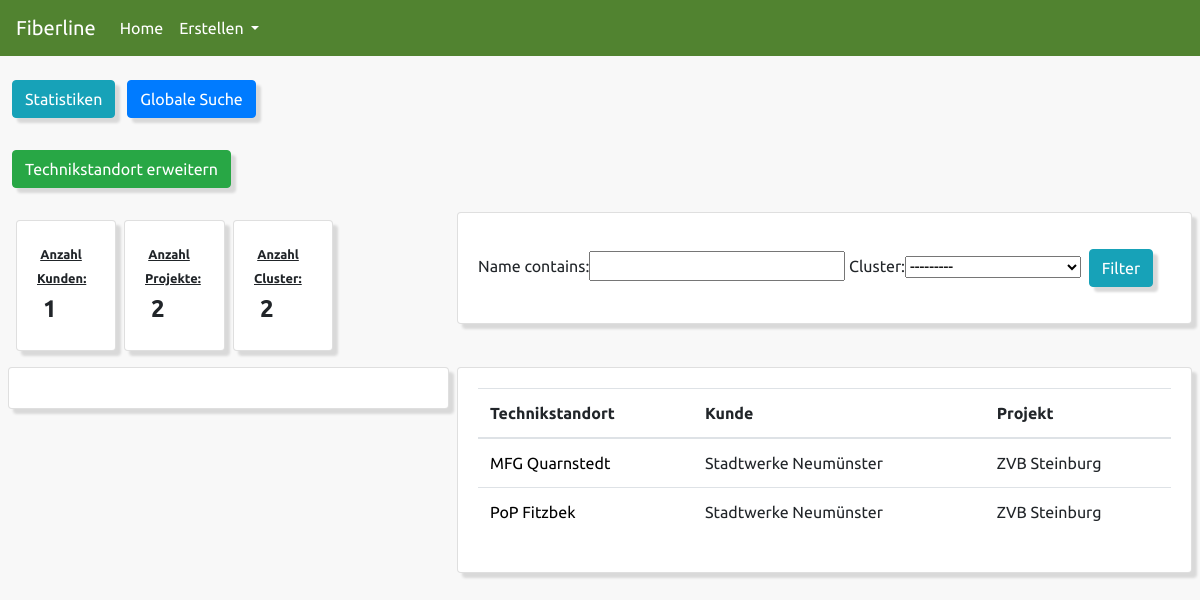
The page / on the database its author committed.
### app_fiberline/models.py (models this page shows, shortened)
class Cluster(models.Model):
    name = models.CharField(max_length=100, null=False, blank=False, unique=True)
    customer = models.ForeignKey(Customer, null=False, blank=False, on_delete=models.CASCADE)
    project = models.ForeignKey(Project, null=False, blank=False, on_delete=models.CASCADE)
    user_created = models.CharField(max_length=50, null=False, blank=False)
    date_created = models.DateTimeField(auto_now_add=True)
    class Meta:
        ordering = ['name']
    def __str__(self):
        return self.name

class Technikstandort(models.Model):
    name = models.CharField(max_length=100, null=False, blank=False, unique=True)
    customer = models.ForeignKey(Customer, null=False, blank=False, on_delete=models.CASCADE)
    project = models.ForeignKey(Project, null=False, blank=False, on_delete=models.CASCADE)
    cluster = models.ForeignKey(Cluster, null=False, blank=False, on_delete=models.CASCADE)
    type = models.CharField(max_length=10, null=False, blank=False, choices=TYPES, default=TYPES[0][0])
    wdm = models.CharField(max_length=10, null=False, blank=False, choices=WDM, default=WDM[2][1])
    ies_01 = models.ForeignKey(IES, null=True, blank=True, on_delete=models.CASCADE, related_name="ies_01")
    ies_02 = models.ForeignKey(IES, null=True, blank=True, on_delete=models.CASCADE, related_name="ies_02")
    ies_03 = models.ForeignKey(IES, null=True, blank=True, on_delete=models.CASCADE, related_name="ies_03")
    ies_04 = models.ForeignKey(IES, null=True, blank=True, on_delete=models.CASCADE, related_name="ies_04")
    ies_05 = models.ForeignKey(IES, null=True, blank=True, on_delete=models.CASCADE, related_name="ies_05")
    ies_06 = models.ForeignKey(IES, null=True, blank=True, on_delete=models.CASCADE, related_name="ies_06")
    ies_07 = models.ForeignKey(IES, null=True, blank=True, on_delete=models.CASCADE, related_name="ies_07")
    ies_08 = models.ForeignKey(IES, null=True, blank=True, on_delete=models.CASCADE, related_name="ies_08")
    ies_09 = models.ForeignKey(IES, null=True, blank=True, on_delete=models.CASCADE, related_name="ies_09")
    ies_10 = models.ForeignKey(IES, null=True, blank=True, on_delete=models.CASCADE, related_name="ies_10")
    ies_11 = models.ForeignKey(IES, null=True, blank=True, on_delete=models.CASCADE, related_name="ies_11")
    ies_12 = models.ForeignKey(IES, null=True, blank=True, on_delete=models.CASCADE, related_name="ies_12")
    ies_13 = models.ForeignKey(IES, null=True, blank=True, on_delete=models.CASCADE, related_name="ies_13")
    ies_14 = models.ForeignKey(IES, null=True, blank=True, on_delete=models.CASCADE, related_name="ies_14")
    ies_15 = models.ForeignKey(IES, null=True, blank=True, on_delete=models.CASCADE, related_name="ies_15")
    user_created = models.CharField(max_length=50, null=False, blank=False)
    date_created = models.DateTimeField(auto_now_add=True)
    class Meta:
        ordering = ['name']

class Customer(models.Model):
    name = models.CharField(max_length=100, null=False, blank=False, unique=True)
    user_created = models.CharField(max_length=50, null=False, blank=False)
    date_created = models.DateTimeField(auto_now_add=True)
    class Meta:
        ordering = ['name']
    def __str__(self):
        return self.name

class Project(models.Model):
    name = models.CharField(max_length=100, null=False, blank=False, unique=True)
    customer = models.ForeignKey(Customer, null=False, blank=False, on_delete=models.CASCADE)
    user_created = models.CharField(max_length=50, null=False, blank=False)
    date_created = models.DateTimeField(auto_now_add=True)
    class Meta:
        ordering = ['name']
    def __str__(self):
        return self.name

### app_fiberline/views.py (the view)
# urls.py: path('', views.main, name="Main"),
def main(request):
    customer_db = Customer.objects.all()
    project_db = Project.objects.all()
    cluster_db = Cluster.objects.all()
    technikstandorte_db = Technikstandort.objects.all()
    tst_filter = TstFilter(request.GET, queryset=technikstandorte_db)
    technikstandorte_db = tst_filter.qs
    technikstandorte_df = read_frame(technikstandorte_db)
    technikstandorte_df['value_sum'] = 1
    customer_amount = customer_db.count()
    project_amount = project_db.count()
    cluster_amount = cluster_db.count()
    tst_grouped_df = technikstandorte_df.groupby(['type'])[['value_sum']].agg('sum').reset_index()
    chart_1_label = tst_grouped_df['type'].tolist()
    chart_1_data = tst_grouped_df['value_sum'].tolist()
    context = {'technikstandorte_db': technikstandorte_db, 'chart_1_label': chart_1_label, 'chart_1_data': chart_1_data,
               'customer_amount': customer_amount, 'project_amount': project_amount, 'cluster_amount': cluster_amount,
               'filter': tst_filter}
    return render(request, 'app_fiberline/main.html', context)

### app_fiberline/templates/app_fiberline/main.html (shortened to what this page needs)
{% extends 'app_fiberline/base.html' %}
{% block content %}
<div class="grid-container">
    <div class="content-buttons">
        <button type="button" class="btn btn-info">Statistiken</button>
        <button type="button" class="btn btn-primary">Globale Suche</button>
        <button type="button" class="btn btn-success">Technikstandort erweitern</button>
    </div>
    <div class="content-empty-top"></div>
    <div class="content-cards">
        <div class="grid-card-stats">
            <div class="content-stat-customer">
                <div class="card">
                    <div class="card-body">
                        <small>Anzahl Kunden:</small>
                        <h4>{{ customer_amount }}</h4>
                    </div>
                </div>
            </div>
            <div class="content-stat-project">
                <div class="card">
                    <div class="card-body">
                        <small>Anzahl Projekte:</small>
                        <h4>{{ project_amount }}</h4>
                    </div>
                </div>
            </div>
            <div class="content-stat-cluster">
                <div class="card">
                    <div class="card-body">
                        <small>Anzahl Cluster:</small>
                        <h4>{{ cluster_amount }}</h4>
                    </div>
                </div>
            </div>
        </div>
    </div>
    <div class="content-statistics">
        <div class="card">
            <div class="card-body">
            </div>
        </div>
    </div>
    <div class="content-filter">
        <div class="card">
            <div class="card-body">
                <form method="get">
                    {{ filter.form }}
                    <button type="submit" class="btn btn-info">Filter</button>
                </form>
            </div>
        </div>
    </div>
    <div class="content-list">
        <div class="card">
            <div class="card-body">
                <table class="table table-hover">
                    <thead>
                        <tr>
                            <th scope="col">Technikstandort</th>
                            <th scope="col">Kunde</th>
                            <th scope="col">Projekt</th>
                        </tr>
                    </thead>
                    <tbody>
                        {% for item in technikstandorte_db %}
                            <tr>
                                <td><a class="tst-link" href="{% url 'Technikstandort' item.id %}">{{ item.name }}</a></td>
                                <td>{{ item.cluster.customer }}</td>
                                <td>{{ item.cluster.project }}</td>
                            </tr>
                        {% endfor %}
                    </tbody>
                </table>
            </div>
        </div>
    </div>
</div>
{% endblock content %}

### rows shown on the page
Technikstandort: name "MFG Quarnstedt", cluster.customer "Stadtwerke Neumünster", cluster.project "ZVB Steinburg"
Technikstandort: name "PoP Fitzbek", cluster.customer "Stadtwerke Neumünster", cluster.project "ZVB Steinburg"

### other values the page prints
{{ customer_amount }} "1"
{{ project_amount }} "2"
{{ cluster_amount }} "2"
